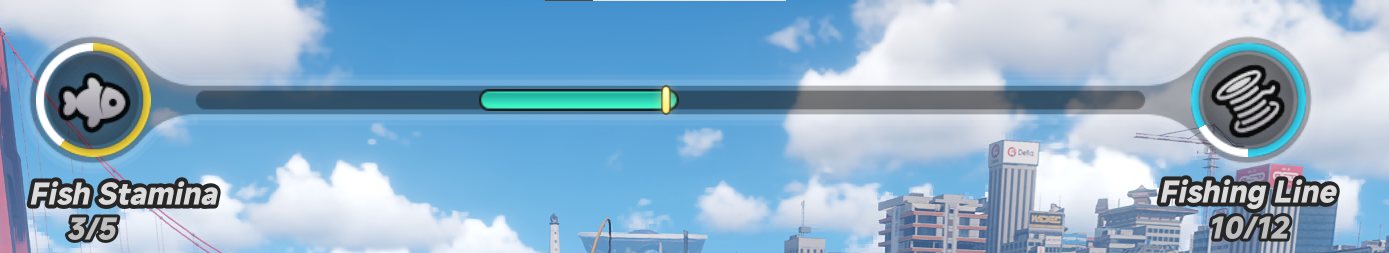
#> input picture resources/fishing.png, 1389 x 253 px
$ python analyze_image.py
#> lines starting #> are read from the running program, lines starting #| are printed output that depends on the picture; after the words box and inside, x2 and y2 are one past the last pixel; in counts of white or black regions, pixels touching at a corner belong together
import cv2
import numpy as np

def analyze():
    # Load the image
    img = cv2.imread('resources/fishing.png')
#> img is the input picture: shape (253, 1389, 3); mean B, G, R 202.7, 177.2, 144.8
    if img is None:
        print("Failed to load resources/fishing.png")
        return

    h, w, c = img.shape
#> h = 253; w = 1389; c = 3
    print(f"Loaded resources/fishing.png: {w}x{h} (channels: {c})")
#| Loaded resources/fishing.png: 1389x253 (channels: 3)

    # Convert to HSV
    hsv = cv2.cvtColor(img, cv2.COLOR_BGR2HSV)
#> hsv: shape (253, 1389, 3); mean H, S, V 101.2, 76.1, 204

    # Let's inspect some color ranges.
    # We can try to define broad masks first.
    # Yellow is typically around H=20-35, S=100-255, V=100-255
    # Green is typically around H=35-85, S=50-255, V=50-255

    # Let's print out what colors we find in the image.
    # We can check a grid or find the dominant colors.
    # Let's save a visualization with different color thresholds.

    # Yellow Mask
    lower_yellow = np.array([15, 100, 100])
    upper_yellow = np.array([35, 255, 255])
    yellow_mask = cv2.inRange(hsv, lower_yellow, upper_yellow)
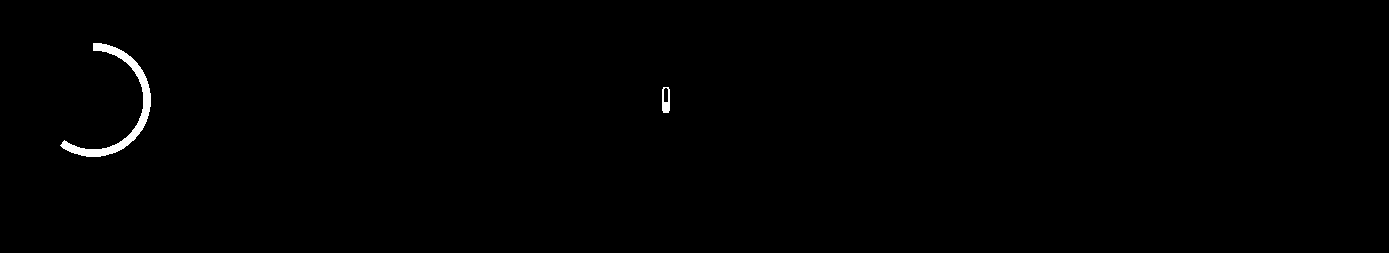
#> yellow_mask: shape (253, 1389); 0.48% white; 2 white regions, box (x1, y1, x2, y2) and area: (60, 43, 151, 157) 1556, (662, 87, 670, 113) 146

    # Green Mask
    # Note: the green bar might be a bit cyan or dark. Let's try H from 35 to 90.
    lower_green = np.array([35, 80, 80])
    upper_green = np.array([90, 255, 255])
    green_mask = cv2.inRange(hsv, lower_green, upper_green)
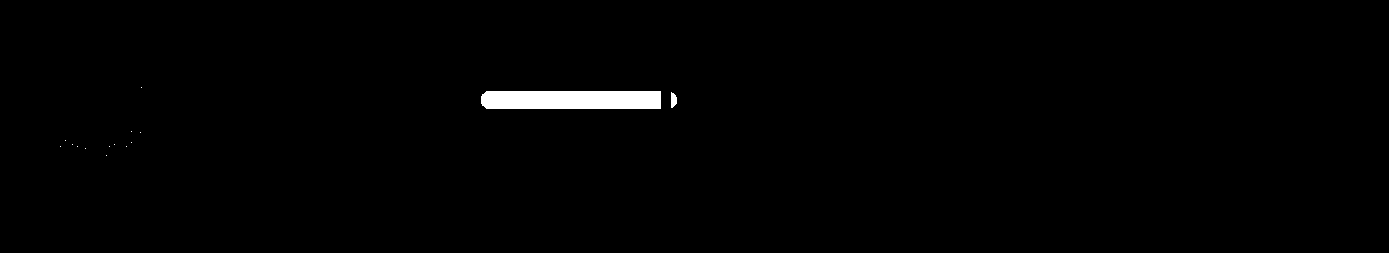
#> green_mask: shape (253, 1389); 0.94% white; 15 white regions (13 under 20 px)

    # Find contours
    yellow_contours, _ = cv2.findContours(yellow_mask, cv2.RETR_EXTERNAL, cv2.CHAIN_APPROX_SIMPLE)
#> yellow_contours = 2 contours; box (x1, y1, x2, y2) and area: (60, 43, 151, 157) 1367, (662, 87, 670, 113) 169
    green_contours, _ = cv2.findContours(green_mask, cv2.RETR_EXTERNAL, cv2.CHAIN_APPROX_SIMPLE)
#> green_contours = 15 contours, 13 with area under 20; largest, box (x1, y1, x2, y2) and area: (481, 91, 661, 109) 3019, (671, 92, 677, 108) 57

    print(f"Found {len(yellow_contours)} yellow contours")
#| Found 2 yellow contours
    for i, cnt in enumerate(yellow_contours):
        x, y, w_cnt, h_cnt = cv2.boundingRect(cnt)
        print(f"  Yellow {i}: x={x}, y={y}, w={w_cnt}, h={h_cnt}, area={cv2.contourArea(cnt)}")
#> this loop made 2 passes
#> (x, y, w_cnt, h_cnt) on passes 1 to 2: (662, 87, 8, 26), (60, 43, 91, 114)
#|   Yellow 0: x=662, y=87, w=8, h=26, area=169.0
#|   Yellow 1: x=60, y=43, w=91, h=114, area=1367.0

    print(f"Found {len(green_contours)} green contours")
#| Found 15 green contours
    for i, cnt in enumerate(green_contours):
        x, y, w_cnt, h_cnt = cv2.boundingRect(cnt)
        print(f"  Green {i}: x={x}, y={y}, w={w_cnt}, h={h_cnt}, area={cv2.contourArea(cnt)}")
#> this loop made 15 passes
#> (x, y, w_cnt, h_cnt) on passes 1 to 12: (106, 155, 1, 1), (85, 148, 1, 1), (126, 146, 1, 1), (109, 146, 1, 1), (77, 146, 1, 1), (60, 146, 1, 1), (114, 144, 1, 1), (72, 144, 1, 1), (131, 142, 1, 1), (65, 140, 1, 1), (140, 132, 1, 1), (131, 131, 1, 1)
#|   Green 0: x=106, y=155, w=1, h=1, area=0.0
#|   Green 1: x=85, y=148, w=1, h=1, area=0.0
#|   Green 2: x=126, y=146, w=1, h=1, area=0.0
#|   Green 3: x=109, y=146, w=1, h=1, area=0.0
#|   Green 4: x=77, y=146, w=1, h=1, area=0.0
#|   Green 5: x=60, y=146, w=1, h=1, area=0.0
#|   Green 6: x=114, y=144, w=1, h=1, area=0.0
#|   Green 7: x=72, y=144, w=1, h=1, area=0.0
#> (further printed lines are left out)

    # Let's save the masks and original image with bounding boxes drawn
    vis = img.copy()
    for cnt in yellow_contours:
        if cv2.contourArea(cnt) > 5:
            x, y, w_cnt, h_cnt = cv2.boundingRect(cnt)
            cv2.rectangle(vis, (x, y), (x+w_cnt, y+h_cnt), (0, 0, 255), 2) # Draw Red for yellow
            cv2.putText(vis, "Yellow", (x, y-5), cv2.FONT_HERSHEY_SIMPLEX, 0.5, (0, 0, 255), 1)
#> this loop made 2 passes
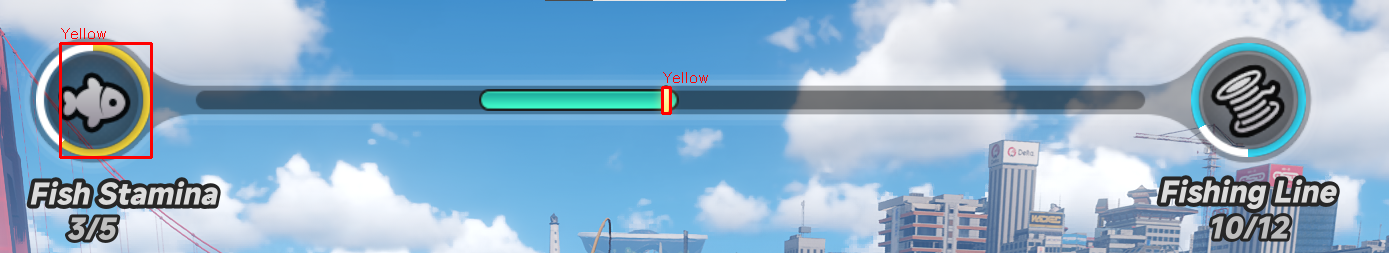
#> vis: shape (253, 1389, 3); 0.47% of pixels changed, all inside (x1, y1, x2, y2) = (59, 28, 708, 159)

    for cnt in green_contours:
        if cv2.contourArea(cnt) > 20:
            x, y, w_cnt, h_cnt = cv2.boundingRect(cnt)
            cv2.rectangle(vis, (x, y), (x+w_cnt, y+h_cnt), (0, 255, 0), 2) # Draw Green
            cv2.putText(vis, "Green", (x, y-5), cv2.FONT_HERSHEY_SIMPLEX, 0.5, (0, 255, 0), 1)
#> this loop made 15 passes
#> (x, y, w_cnt, h_cnt) on passes 13 to 14: (671, 92, 6, 16), (481, 91, 180, 18)
#> cnt on passes 1 to 6: [[106, 155]], [[85, 148]], [[126, 146]], [[109, 146]], [[77, 146]], [[60, 146]]
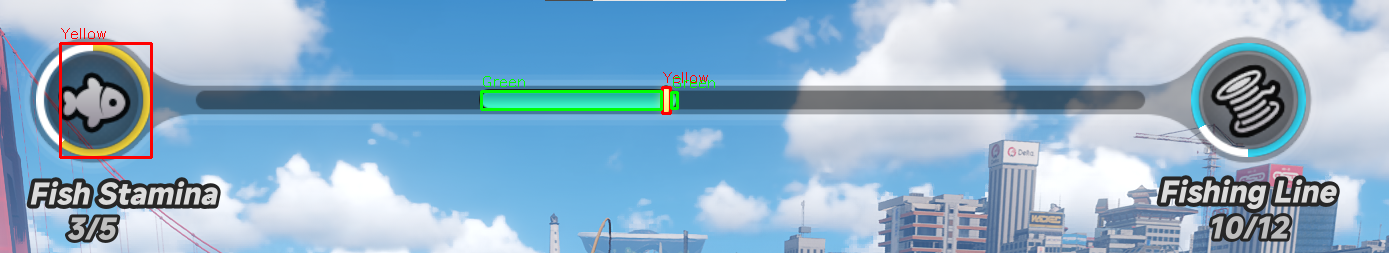
#> vis: shape (253, 1389, 3); 0.43% of pixels changed, all inside (x1, y1, x2, y2) = (480, 76, 715, 111)

    cv2.imwrite('resources/analysis_result.png', vis)
    cv2.imwrite('resources/yellow_mask.png', yellow_mask)
    cv2.imwrite('resources/green_mask.png', green_mask)
    print("Saved analysis_result.png, yellow_mask.png, green_mask.png in resources directory.")

if __name__ == '__main__':
    analyze()
